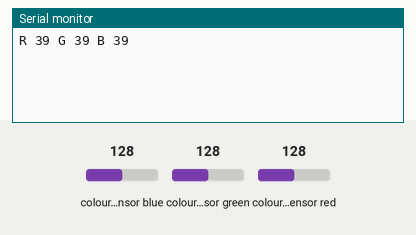
Simulated run of this sketch. Board: Arduino Uno, built with avr-gcc and run on an emulated ATmega328P. Parts: the last lines printed to the serial monitor. Wiring (inferred from the names in the program): TCS3200 colour sensor: output pin 12; S2 pin 10; S3 pin 11; S0 pin 8; S1 pin 9. The test bench sets the inputs (shaded band); at power-on: colour sensor red 128, colour sensor blue 128, colour sensor green 128.

Above: at 1.2 s.
1.3 s: colour sensor red set to 250
At 2.8 s:
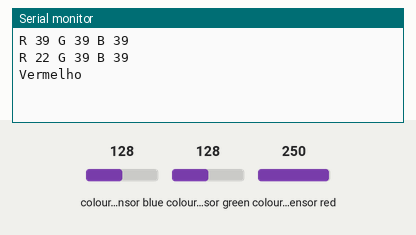
4.3 s: colour sensor blue set to 5
At 4.3 s:
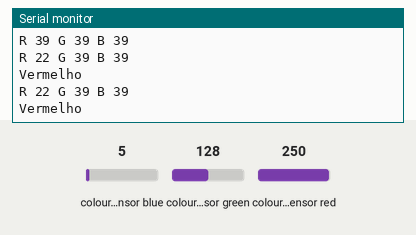
5.8 s: colour sensor green set to 5
At 6.8 s:
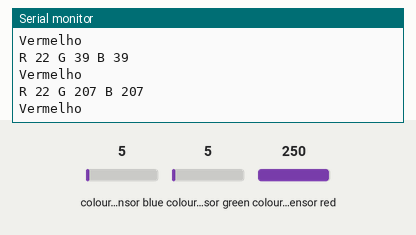

The sketch:

SensorCor_TCS230.ino
```cpp
/* This code works with GY-31 TCS3200 TCS230 color sensor module
 *  It select a photodiode set and read its value (Red Set/Blue set/Green set) and displays  it on the Serial monitor
 * Refer to www.surtrtech.com for more details
 */

#define  s0 8       //Module pins wiring
#define s1 9
#define s2 10
#define s3 11
#define  out 12

int vRed, vGreen, vBlue=0;        //This is where we're going to stock our values

void  setup()
{
   pinMode(s0,OUTPUT);    //pin modes
   pinMode(s1,OUTPUT);
   pinMode(s2,OUTPUT);
   pinMode(s3,OUTPUT);
   pinMode(out,INPUT);

   Serial.begin(9600);   //intialize the serial monitor baud rate

   digitalWrite(s0,HIGH);  //Putting S0/S1 on HIGH/HIGH levels means the output frequency scalling is at 100%  (recommended)
   digitalWrite(s1,HIGH); //LOW/LOW is off HIGH/LOW is 20% and  LOW/HIGH is  2%

}


void loop()
{
   //S2/S3  levels define which set of photodiodes we are using LOW/LOW is for RED
   digitalWrite(s2,LOW);
   digitalWrite(s3,LOW);
   //Executing GetData function to  get the value
   vRed=pulseIn(out,LOW);
   delay(20);
  //S2/S3  levels define which set of photodiodes we are using LOW/HIGH  is for Blue
   digitalWrite(s2,LOW);
   digitalWrite(s3,HIGH);
   //Executing GetData function to  get the value
   vBlue=pulseIn(out,LOW);
   delay(20);
   //S2/S3  levels define which set of photodiodes we are using HIGH/HIGH is for green
   digitalWrite(s2,HIGH);
   digitalWrite(s3,HIGH);
   //Executing GetData function to  get the value
   vGreen=pulseIn(out,LOW);
   delay(20);
   Serial.println("R "+ (String)vRed + " G " + (String)vGreen + " B " + (String)vBlue);
   if (vRed <= 25 and vGreen >= 20 and vBlue >= 20){
     Serial.println("Vermelho");
   }
   if (vRed <= 20 and vGreen <= 20 and vBlue <= 20){
     Serial.println("Verde");
   }
   if (vRed >= 20 and vGreen >= 20 and vBlue <= 20){
     Serial.println("Azul");
   }
   //Every 2s we select  a photodiodes set and read its data
   delay(2000);
}
```

Measured:
- after the input at 1.3 s, the serial monitor: prints a new line after 0.82 s (image 1)
- after the input at 5.8 s, the serial monitor: prints a new line after 0.44 s (image 3)
